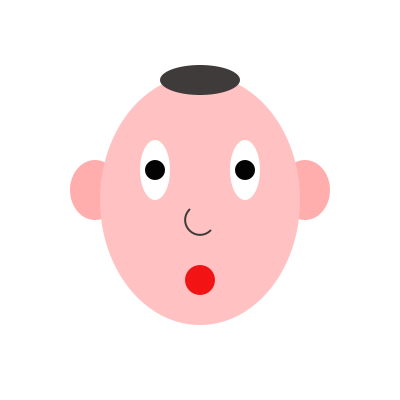
Frame 1 (no input)
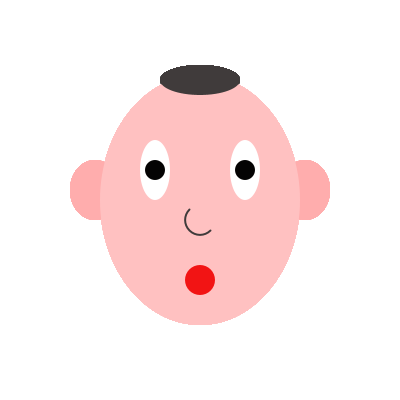
Frame 60 (the mouse pressed at the canvas centre just before this capture)
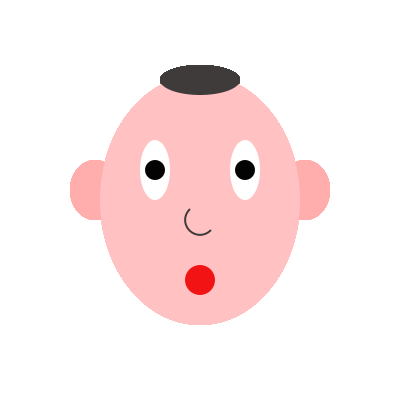
Frame 120 (the mouse held since frame 60 and released just before this capture)

The Processing sketch that drew these frames (run headless with seeded random() and noise(); from frame 60 on, the mouse is pressed at the canvas centre):

// Processing sketch: processing_41935
// ── processing_41935.pde

void setup() {
  size(400, 400);
  background(255);
}

void draw() {
  fill(255, 173, 173);
  noStroke();
  ellipse(95, 190, 50, 60);
  ellipse(305, 190, 50, 60);
  fill(64, 59, 59);
  noStroke();
  fill(255, 193, 193);
  noStroke();
  ellipse(200, 200, 200, 250);
  fill(64, 59, 59);
  noStroke();
  ellipse(200, 80, 80, 30);
  stroke(64, 59, 59);
  fill(255, 193, 193);
  strokeWeight(2);
  smooth();
  arc(200,220,30,30, QUARTER_PI, PI+QUARTER_PI);
  fill(242, 20, 20);
  noStroke();
  ellipse(200, 280, 30, 30);
  fill(255, 255, 255);
  noStroke();
  ellipse(155, 170, 30, 60);
  fill(3, 3, 3);
  noStroke();
  ellipse(155, 170, 20, 20);
  fill(255, 255, 255);
  noStroke();
  ellipse(245, 170, 30, 60);
  fill(3, 3, 3);
  noStroke();
  ellipse(245, 170, 20, 20);
  
}
